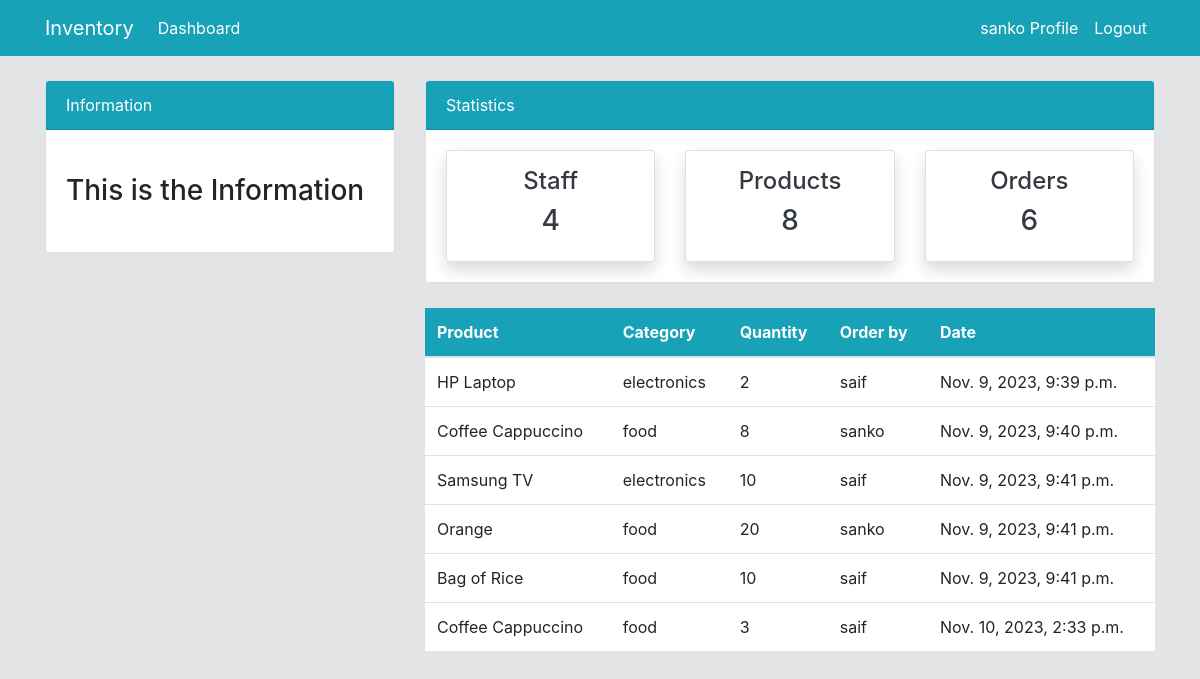
The page /dashboard/order/ (signed in) on the database its author committed.
### dashboard/models.py (models this page shows, shortened)
class Order(models.Model):
    product = models.ForeignKey(Product , on_delete=models.CASCADE , null=True)
    staff = models.ForeignKey(User , on_delete=models.CASCADE , null=True)
    order_quantity = models.PositiveIntegerField(null=True)
    date = models.DateTimeField(auto_now_add=True)
    class Meta:
        verbose_name_plural = 'Order'

class Product(models.Model):
    name = models.CharField(max_length=100)
    category = models.CharField(max_length=20 , choices=CATEGORIES , null=True)
    quantity = models.PositiveIntegerField(null=True)
    class Meta:
        verbose_name_plural = 'Product'

### dashboard/views.py (the view)
# urls.py: path("order/", views.order, name="order"),
@login_required
def order(request):
    orders = Order.objects.all()
    orders_count = orders.count()
    workers_count = User.objects.all().count()
    products_count = Product.objects.all().count()
    context = {
        "orders": orders,
        "workers_count": workers_count,
        "orders_count": orders_count,
        "products_count": products_count,
    }
    return render(request, "dashboard/order.html", context)

### templates/dashboard/order.html (shortened to what this page needs)
{% extends "partials/base.html" %}
{% block content %}
    {% include "partials/topnav.html" %}
    <div class="container">
        <div class="row my-4">
            <div class="col-md-4">
            </div>
            <div class="col-md-8">
                <table class="table bg-white">
                    <thead class="bg-info">
                        <tr class="text-white">
                            <th scope="col">Product</th>
                            <th scope="col">Category</th>
                            <th scope="col">Quantity</th>
                            <th scope="col">Order by</th>
                            <th scope="col">Date</th>
                        </tr>
                    </thead>
                    <tbody>
                        {% for order in orders %}
                        <tr>
                            <td>{{ order.product.name }}</td>
                            <td>{{ order.product.category }}</td>
                            <td>{{ order.order_quantity }}</td>
                            <td>{{ order.staff.username }}</td>
                            <td>{{ order.date }}</td>
                        </tr>
                        {% endfor %}
                    </tbody>
                </table>
            </div>
        </div>
    </div>
{% endblock %}

### templates/partials/nav.html (shortened to what this page needs)
<nav class="navbar navbar-expand-lg navbar-info bg-info">
    {% if user.is_authenticated %}
        <div class="container">
            <a class="navbar-brand text-white" href="{% url "dashboard:index" %}">Inventory</a>
            <div class="collapse navbar-collapse" id="navbarSupportedContent">
                <ul class="navbar-nav mr-auto">
                    <li class="nav-item active">
                        <a class="nav-link text-white" href="{% url "dashboard:index" %}">Dashboard </a>
                    </li>
                </ul>
                <ul class="navbar-nav ml-auto">
                    <li class="nav-item active">
                        <a class="nav-link text-white" href="{% url "user:profile" %}">{{ user.username }} Profile </a>
                    </li>
                    <li class="nav-item">
                        <a class="nav-link text-white" href="{% url "user:logout" %}">Logout</a>
                    </li>
                </ul>
    {% endif %}
            </div>
        </div>
    </nav>

### static/style.css (style rules this page uses)
body { background: rgb(227, 228, 230); }

### rows shown on the page
Order: product.name "HP Laptop", product.category "electronics", order_quantity "2", staff.username "saif", date "Nov. 9, 2023, 9:39 p.m."
Order: product.name "Coffee Cappuccino", product.category "food", order_quantity "8", staff.username "sanko", date "Nov. 9, 2023, 9:40 p.m."
Order: product.name "Samsung TV", product.category "electronics", order_quantity "10", staff.username "saif", date "Nov. 9, 2023, 9:41 p.m."
Order: product.name "Orange", product.category "food", order_quantity "20", staff.username "sanko", date "Nov. 9, 2023, 9:41 p.m."
Order: product.name "Bag of Rice", product.category "food", order_quantity "10", staff.username "saif", date "Nov. 9, 2023, 9:41 p.m."
Order: product.name "Coffee Cappuccino", product.category "food", order_quantity "3", staff.username "saif", date "Nov. 10, 2023, 2:33 p.m."

### other values the page prints
{{ user.username }} "sanko"
{{ workers_count }} "4"
{{ products_count }} "8"
{{ orders_count }} "6"
